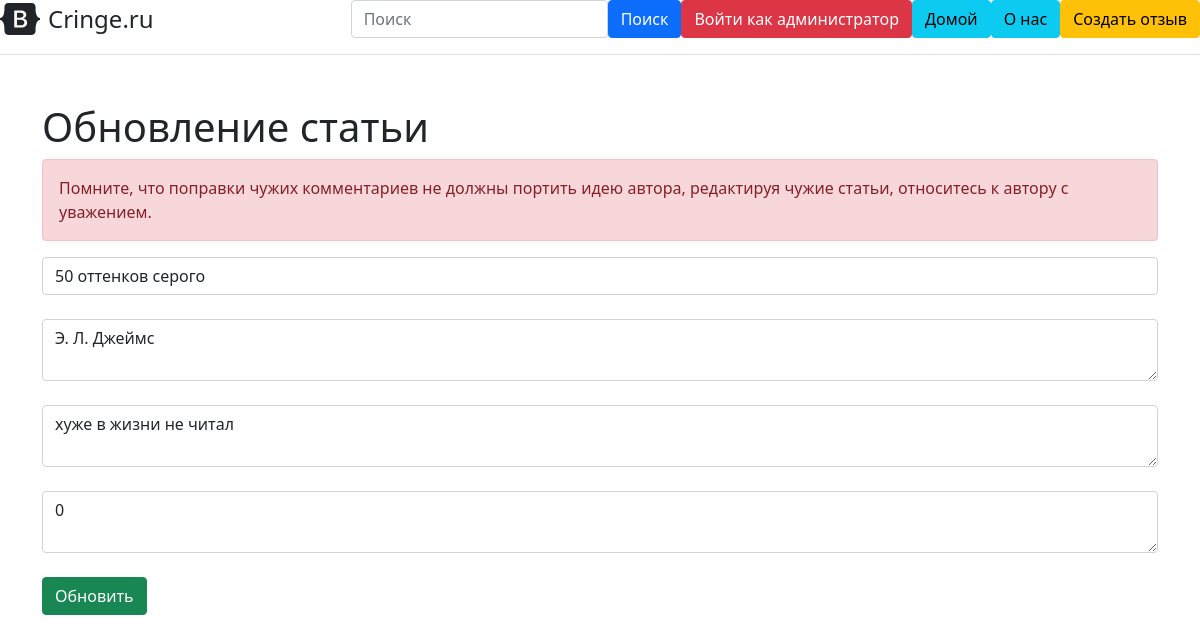
Screenshot of /admin/post-detail/5/update with the database file from the repository.
### main.py (models this page shows, shortened)
class Book(db.Model):
    __tablename__ = 'book'
    current_date = datetime.now()
    id = db.Column(db.Integer, primary_key=True)
    book_name = db.Column(db.String(1000), nullable=True)
    author_name = db.Column(db.String(300), nullable=True)
    text = db.Column(db.Text, nullable=True)
    date = db.Column(db.Text, nullable=True)
    comment_rate = db.Column(db.Integer, nullable=True)

### main.py (the view)
@app.route('/admin/post-detail/<int:id>/update', methods=['POST', 'GET'])
def post_update(id):
    book = Book.query.get(id)
    if request.method == "POST":
        book.book_name = request.form['book_name']
        book.author_name = request.form['author_name']
        book.text = request.form['text']
        book.comment_rate = request.form['comment_rate']
        try:
            db.session.commit()
            return redirect('/admin/home')
        except:
            return "При редактировании пасты произошла ошибка"
    else:
        return render_template("post-update.html", book=book)

### templates/post-update.html (shortened to what this page needs)
{% extends 'admin-base.html' %}
{% block body %}
    <div class="container mt-5">
        <h1>Обновление статьи</h1>
        <div class="alert alert-danger">
        Помните, что поправки чужих комментариев не должны портить идею автора, редактируя чужие статьи, относитесь к автору с уважением.
        </div>
        <form method="post">
            <input type="text" name="book_name" class="form-control" id="book_name" value="{{ book.book_name }}" placeholder="Название книги"><br>
            <textarea name="author_name" id="author_name" class="form-control" placeholder="Имя автора">{{ book.author_name }}</textarea><br>
            <textarea name="text" id="text" class="form-control" placeholder="Текст комментария">{{ book.text }}</textarea><br>
            <textarea name="comment_rate" id="comment_rate" class="form-control" placeholder="Текст комментария">{{ book.comment_rate }}</textarea><br>
            <input type="submit" class="btn btn-success" value="Обновить" >
        </form>
    </div>
{% endblock %}

### rows the page displays
Book: book_name "50 оттенков серого", author_name "Э. Л. Джеймс", text "хуже в жизни не читал", comment_rate "0"
